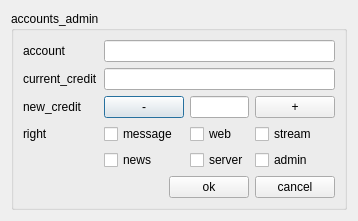
<ui version="4.0" >
 <class>AccountsAdmin</class>
 <widget class="QDialog" name="AccountsAdmin" >
  <property name="geometry" >
   <rect>
    <x>0</x>
    <y>0</y>
    <width>339</width>
    <height>219</height>
   </rect>
  </property>
  <property name="windowTitle" >
   <string>accounts_admin</string>
  </property>
  <layout class="QGridLayout" >
   <item row="0" column="0" >
    <widget class="QGroupBox" name="groupBox" >
     <property name="title" >
      <string>accounts_admin</string>
     </property>
     <layout class="QGridLayout" >
      <item row="0" column="0" >
       <layout class="QGridLayout" >
        <item row="0" column="0" >
         <widget class="QLabel" name="label" >
          <property name="text" >
           <string>account</string>
          </property>
         </widget>
        </item>
        <item row="0" column="1" colspan="3" >
         <widget class="QLineEdit" name="account" >
          <property name="readOnly" >
           <bool>true</bool>
          </property>
         </widget>
        </item>
        <item row="1" column="0" >
         <widget class="QLabel" name="label_2" >
          <property name="text" >
           <string>current_credit</string>
          </property>
         </widget>
        </item>
        <item row="1" column="1" colspan="3" >
         <widget class="QLineEdit" name="currentCredit" >
          <property name="readOnly" >
           <bool>true</bool>
          </property>
         </widget>
        </item>
        <item row="2" column="0" >
         <widget class="QLabel" name="label_4" >
          <property name="text" >
           <string>new_credit</string>
          </property>
         </widget>
        </item>
        <item row="2" column="1" >
         <widget class="QPushButton" name="minus" >
          <property name="text" >
           <string>-</string>
          </property>
         </widget>
        </item>
        <item row="2" column="2" >
         <widget class="QLineEdit" name="newCredit" />
        </item>
        <item row="2" column="3" >
         <widget class="QPushButton" name="plus" >
          <property name="text" >
           <string>+</string>
          </property>
         </widget>
        </item>
        <item row="3" column="0" >
         <widget class="QLabel" name="label_5" >
          <property name="text" >
           <string>right</string>
          </property>
         </widget>
        </item>
        <item row="3" column="1" >
         <widget class="QCheckBox" name="rightMessage" >
          <property name="text" >
           <string>message</string>
          </property>
         </widget>
        </item>
        <item row="3" column="2" >
         <widget class="QCheckBox" name="rightWeb" >
          <property name="text" >
           <string>web</string>
          </property>
         </widget>
        </item>
        <item row="3" column="3" >
         <widget class="QCheckBox" name="rightStream" >
          <property name="text" >
           <string>stream</string>
          </property>
         </widget>
        </item>
        <item row="4" column="1" >
         <widget class="QCheckBox" name="rightNews" >
          <property name="text" >
           <string>news</string>
          </property>
         </widget>
        </item>
        <item row="4" column="2" >
         <widget class="QCheckBox" name="rightServer" >
          <property name="text" >
           <string>server</string>
          </property>
         </widget>
        </item>
        <item row="4" column="3" >
         <widget class="QCheckBox" name="rightAdmin" >
          <property name="text" >
           <string>admin</string>
          </property>
         </widget>
        </item>
        <item row="5" column="0" colspan="4" >
         <layout class="QHBoxLayout" >
          <item>
           <spacer>
            <property name="orientation" >
             <enum>Qt::Horizontal</enum>
            </property>
            <property name="sizeHint" >
             <size>
              <width>40</width>
              <height>20</height>
             </size>
            </property>
           </spacer>
          </item>
          <item>
           <widget class="QPushButton" name="ok" >
            <property name="text" >
             <string>ok</string>
            </property>
           </widget>
          </item>
          <item>
           <widget class="QPushButton" name="cancel" >
            <property name="text" >
             <string>cancel</string>
            </property>
           </widget>
          </item>
         </layout>
        </item>
       </layout>
      </item>
     </layout>
    </widget>
   </item>
  </layout>
 </widget>
 <tabstops>
  <tabstop>account</tabstop>
  <tabstop>currentCredit</tabstop>
  <tabstop>minus</tabstop>
  <tabstop>newCredit</tabstop>
  <tabstop>plus</tabstop>
  <tabstop>rightMessage</tabstop>
  <tabstop>rightWeb</tabstop>
  <tabstop>rightStream</tabstop>
  <tabstop>rightNews</tabstop>
  <tabstop>rightServer</tabstop>
  <tabstop>rightAdmin</tabstop>
  <tabstop>ok</tabstop>
  <tabstop>cancel</tabstop>
 </tabstops>
 <resources/>
 <connections/>
</ui>
